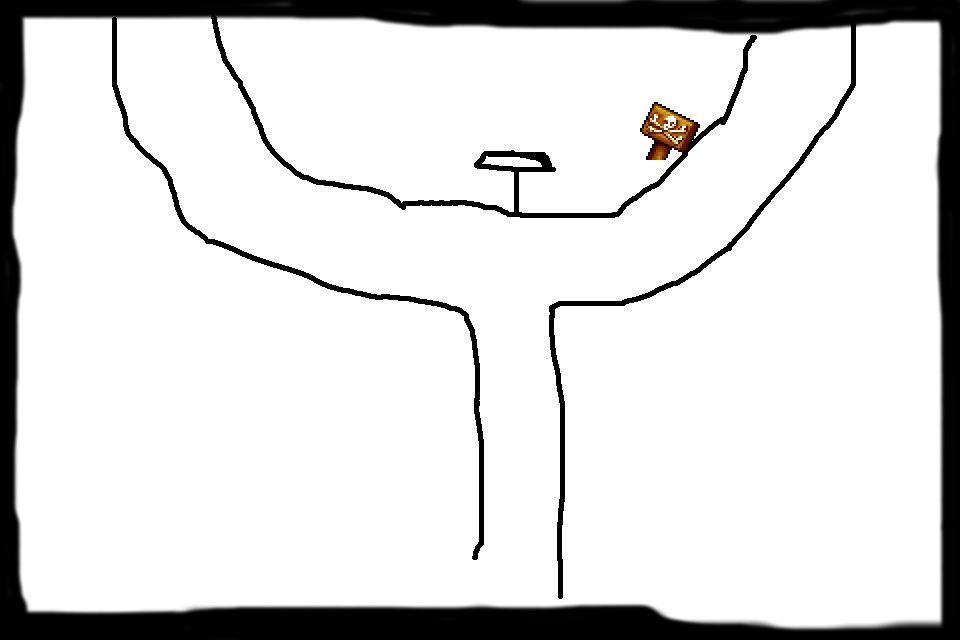

Below is a game level as drawn by its tile map, then a one-line description and the .tmx that defines it (tile-layer data replaced by summaries):
An orthogonal 30x20 tile map with 32x32 px tiles, 2 tile layers (Background, Foreground), 1 image layer and 7 objects (6x farmEntity, mainPlayer).

<map version="1.0" orientation="orthogonal" renderorder="right-down" width="30" height="20" tilewidth="32" tileheight="32" backgroundcolor="#aaaaff" nextobjectid="40">
 <tileset firstgid="1" name="area01_level_tiles" tilewidth="32" tileheight="32" tilecount="140" columns="20">
  <image source="../img/map/area01_level_tiles.png" width="640" height="241" />
 </tileset>
 <imagelayer name="bg">
  <image source="../img/area01_bkg0.png" width="960" height="640" />
 </imagelayer>
 <layer name="Background" width="30" height="20">
  <data>[600 cells, 0 non-empty, 0 distinct tile ids]</data>
 </layer>
 <layer name="Foreground" width="30" height="20">
  <data>[600 cells, 4 non-empty, 4 distinct tile ids]</data>
 </layer>
 <objectgroup name="Object Layer 1">
  <object id="1" name="mainPlayer" x="494" y="552" width="50" height="50" />
  <object id="30" name="farmEntity" x="56" y="330" width="100" height="75" />
  <object id="35" name="farmEntity" x="82" y="388.5" width="100" height="75" />
  <object id="36" name="farmEntity" x="138" y="328.5" width="100" height="75" />
  <object id="37" name="farmEntity" x="165" y="390.5" width="100" height="75" />
  <object id="38" name="farmEntity" x="219" y="326.5" width="100" height="75" />
  <object id="39" name="farmEntity" x="248" y="390.5" width="100" height="75" />
 </objectgroup>
 <objectgroup name="collision" offsetx="-12" offsety="3" />
</map>
